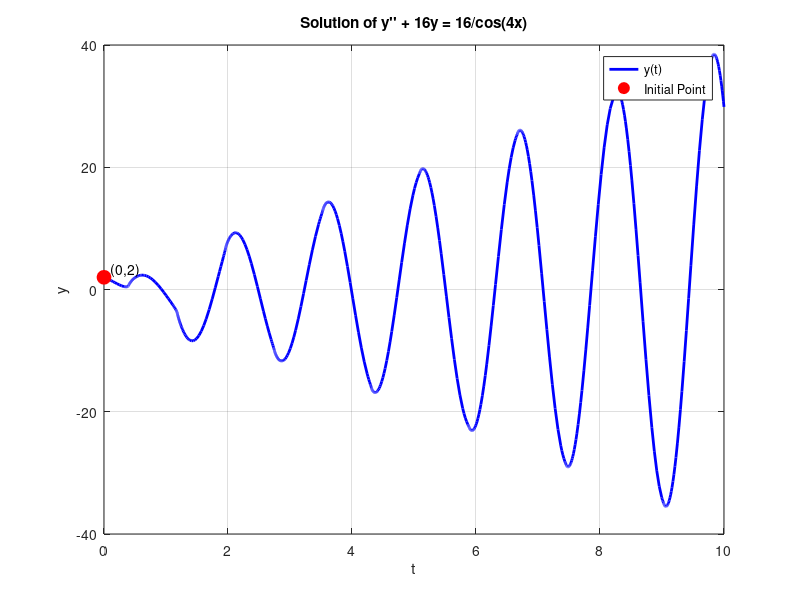

Write MATLAB code to recreate this figure.
% Script 3: Differential Equation Solver and Plotter

% Define the differential equation
f = @(t, y) [y(2); 16/cos(4*t) - 16*y(1)];

% Set up initial conditions
t0 = 0;
y0 = [2; -4];

% Solve the differential equation
tspan = [0 10];  % Adjust time span as needed
[t, y] = ode45(f, tspan, y0);

% Plot the solution
figure;
plot(t, y(:,1), 'b-', 'LineWidth', 2);
title('Solution of y'''' + 16y = 16/cos(4x)');
xlabel('t');
ylabel('y');
grid on;

% Add initial conditions to the plot
hold on;
plot(t0, y0(1), 'ro', 'MarkerSize', 10, 'MarkerFaceColor', 'r');
text(t0+0.1, y0(1), ['(' num2str(t0) ',' num2str(y0(1)) ')'], 'VerticalAlignment', 'bottom');
legend('y(t)', 'Initial Point');

% Display initial conditions
disp(['Initial conditions: y(' num2str(t0) ') = ' num2str(y0(1)) ', y''(' num2str(t0) ') = ' num2str(y0(2))]);